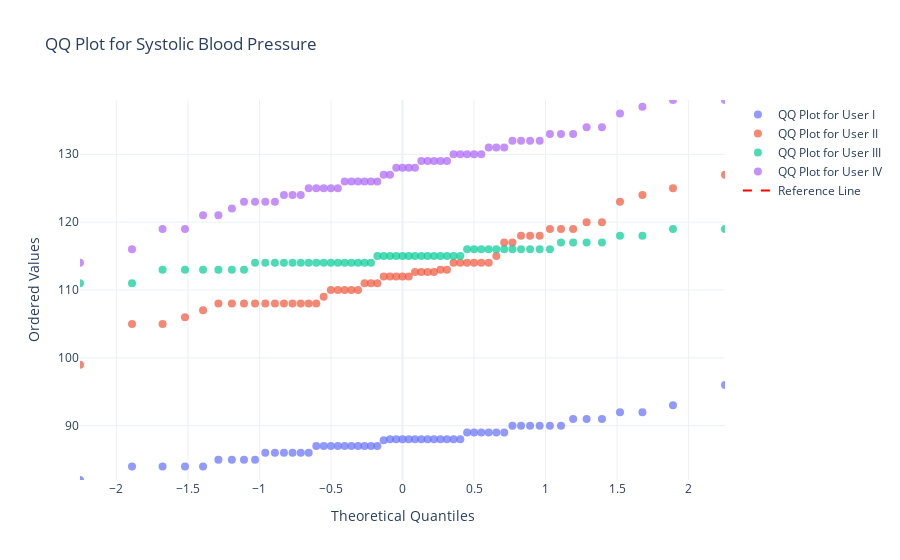
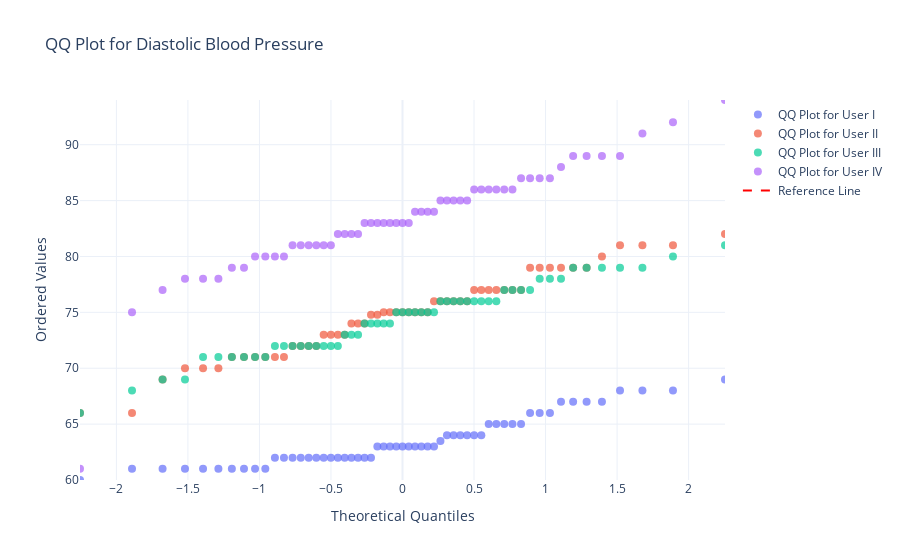

Notebook cell for these charts, in order:
### Markdown cell above
### **Interactive Scatter plot for Blood Prussure(Systolic, Diastolic)**

### Code cell
# Define column names for each metric
systolic_bp_columns = [
    'Blood-Pressure(systolic)(mmHg)-Z', 
    'Blood-Pressure(systolic)(mmHg)-R', 
    'Blood-Pressure(systolic)(mmHg)-O', 
    'Blood-Pressure(systolic)(mmHg)-J'
]

diastolic_bp_columns = [
    'Blood-Pressure(diastolic)(mmHg)-Z', 
    'Blood-Pressure(diastolic)(mmHg)-R', 
    'Blood-Pressure(diastolic)(mmHg)-O', 
    'Blood-Pressure(diastolic)(mmHg)-J'
]

roman_labels = ['User I', 'User II', 'User III', 'User IV']  # Ensuring correct mapping

def create_qq_plot(columns, title, df):
    fig = go.Figure()
    has_data = False  # Track if we add any data to the plot
    all_x_values = []  # Store all x-values for dynamic scaling
    all_y_values = []  # Store all y-values for dynamic scaling

    for col, roman in zip(columns, roman_labels):
        if col not in df.columns:
            print(f"Warning: Column {col} not found in DataFrame, skipping.")
            continue
        
        data = df[col].dropna()
 
        if data.empty:
            print(f"Warning: No valid numeric data for {roman}, skipping.")
            continue  # Skip if no valid data
        
        has_data = True
        
        # Perform Q-Q plot calculation without standardization
        osm, osr = stats.probplot(data, dist="norm")[0]  # Extract only the quantiles
        all_x_values.extend(osm)
        all_y_values.extend(osr)
        # Add scatter plot for each user
        fig.add_trace(go.Scatter(
            x=osm, 
            y=osr, 
            mode='markers', 
            name=f'QQ Plot for {roman}',
            marker=dict(size=8, opacity=0.7, symbol='circle')
        ))

    if not has_data:
        print(f"No valid data for {title}, skipping plot.")
        return  # Do not create an empty plot

    # Adjust X and Y axis dynamically based on real data
    min_x, max_x = min(all_x_values), max(all_x_values)
    min_y, max_y = min(all_y_values), max(all_y_values)

    # Add reference (y=x) line
    fig.add_trace(go.Scatter(
        x=[min_x, max_x], 
        y=[min_x, max_x], 
        mode='lines', 
        name='Reference Line',
        line=dict(color='red', dash='dash')
    ))

    fig.update_layout(
        title=title,
        xaxis_title="Theoretical Quantiles",
        yaxis_title="Ordered Values",
        xaxis=dict(range=[min_x, max_x]),
        yaxis=dict(range=[min_y, max_y]),
        template="plotly_white"
    )
    
    #print(f"Displaying {title}...")  # Debugging
    fig.show()


# Ensure only valid columns are processed
df.columns = df.columns.str.strip()
systolic_bp_columns = [col for col in systolic_bp_columns if col in df.columns]
diastolic_bp_columns = [col for col in diastolic_bp_columns if col in df.columns]

# Generate and separately display both plots
create_qq_plot(systolic_bp_columns, "QQ Plot for Systolic Blood Pressure", df)
create_qq_plot(diastolic_bp_columns, "QQ Plot for Diastolic Blood Pressure", df)

### Figure 1 — Plotly figure (JSON) as saved in the notebook; plotly's stock layout.template omitted (floating-point values rounded to 4 significant figures)
{"data": [{"marker": {"opacity": 0.7, "size": 8, "symbol": "circle"}, "mode": "markers", "name": "QQ Plot for User I", "type": "scatter", "x": [-2.254, -1.891, -1.677, -1.52, -1.394, -1.287, -1.193, -1.108, -1.031, -0.959, -0.8919, -0.8286, -0.7685, -0.7111, -0.6559, -0.6026, -0.551, -0.5008, -0.4519, -0.404, -0.357, -0.3108, -0.2653, -0.2202, -0.1757, -0.1315, -0.0875, -0.04371, 0, 0.04371, 0.0875, 0.1315, 0.1757, 0.2202, 0.2653, 0.3108, 0.357, 0.404, 0.4519, 0.5008, 0.551, 0.6026, 0.6559, 0.7111, 0.7685, 0.8286, 0.8919, 0.959, 1.031, 1.108, 1.193, 1.287, 1.394, 1.52, 1.677, 1.891, 2.254], "y": [82, 84, 84, 84, 84, 85, 85, 85, 85, 86, 86, 86, 86, 86, 86, 87, 87, 87, 87, 87, 87, 87, 87, 87, 87, 87.86, 88, 88, 88, 88, 88, 88, 88, 88, 88, 88, 88, 88, 89, 89, 89, 89, 89, 89, 90, 90, 90, 90, 90, 90, 91, 91, 91, 92, 92, 93, 96]}, {"marker": {"opacity": 0.7, "size": 8, "symbol": "circle"}, "mode": "markers", "name": "QQ Plot for User II", "type": "scatter", "x": [-2.254, -1.891, -1.677, -1.52, -1.394, -1.287, -1.193, -1.108, -1.031, -0.959, -0.8919, -0.8286, -0.7685, -0.7111, -0.6559, -0.6026, -0.551, -0.5008, -0.4519, -0.404, -0.357, -0.3108, -0.2653, -0.2202, -0.1757, -0.1315, -0.0875, -0.04371, 0, 0.04371, 0.0875, 0.1315, 0.1757, 0.2202, 0.2653, 0.3108, 0.357, 0.404, 0.4519, 0.5008, 0.551, 0.6026, 0.6559, 0.7111, 0.7685, 0.8286, 0.8919, 0.959, 1.031, 1.108, 1.193, 1.287, 1.394, 1.52, 1.677, 1.891, 2.254], "y": [99, 105, 105, 106, 107, 108, 108, 108, 108, 108, 108, 108, 108, 108, 108, 108, 109, 110, 110, 110, 110, 110, 111, 111, 111, 112, 112, 112, 112, 112, 112.7, 112.7, 112.7, 112.7, 113, 113, 114, 114, 114, 114, 114, 114, 115, 117, 117, 118, 118, 118, 119, 119, 119, 120, 120, 123, 124, 125, 127]}, {"marker": {"opacity": 0.7, "size": 8, "symbol": "circle"}, "mode": "markers", "name": "QQ Plot for User III", "type": "scatter", "x": [-2.254, -1.891, -1.677, -1.52, -1.394, -1.287, -1.193, -1.108, -1.031, -0.959, -0.8919, -0.8286, -0.7685, -0.7111, -0.6559, -0.6026, -0.551, -0.5008, -0.4519, -0.404, -0.357, -0.3108, -0.2653, -0.2202, -0.1757, -0.1315, -0.0875, -0.04371, 0, 0.04371, 0.0875, 0.1315, 0.1757, 0.2202, 0.2653, 0.3108, 0.357, 0.404, 0.4519, 0.5008, 0.551, 0.6026, 0.6559, 0.7111, 0.7685, 0.8286, 0.8919, 0.959, 1.031, 1.108, 1.193, 1.287, 1.394, 1.52, 1.677, 1.891, 2.254], "y": [111, 111, 113, 113, 113, 113, 113, 113, 114, 114, 114, 114, 114, 114, 114, 114, 114, 114, 114, 114, 114, 114, 114, 114, 115, 115, 115, 115, 115, 115, 115, 115, 115, 115, 115, 115, 115, 115, 116, 116, 116, 116, 116, 116, 116, 116, 116, 116, 116, 117, 117, 117, 117, 118, 118, 119, 119]}, {"marker": {"opacity": 0.7, "size": 8, "symbol": "circle"}, "mode": "markers", "name": "QQ Plot for User IV", "type": "scatter", "x": [-2.254, -1.891, -1.677, -1.52, -1.394, -1.287, -1.193, -1.108, -1.031, -0.959, -0.8919, -0.8286, -0.7685, -0.7111, -0.6559, -0.6026, -0.551, -0.5008, -0.4519, -0.404, -0.357, -0.3108, -0.2653, -0.2202, -0.1757, -0.1315, -0.0875, -0.04371, 0, 0.04371, 0.0875, 0.1315, 0.1757, 0.2202, 0.2653, 0.3108, 0.357, 0.404, 0.4519, 0.5008, 0.551, 0.6026, 0.6559, 0.7111, 0.7685, 0.8286, 0.8919, 0.959, 1.031, 1.108, 1.193, 1.287, 1.394, 1.52, 1.677, 1.891, 2.254], "y": [114, 116, 119, 119, 121, 121, 122, 123, 123, 123, 123, 124, 124, 124, 125, 125, 125, 125, 125, 126, 126, 126, 126, 126, 126, 127, 127, 128, 128, 128, 128, 129, 129, 129, 129, 129, 130, 130, 130, 130, 130, 131, 131, 131, 132, 132, 132, 132, 133, 133, 133, 134, 134, 136, 137, 138, 138]}, {"line": {"color": "red", "dash": "dash"}, "mode": "lines", "name": "Reference Line", "type": "scatter", "x": [-2.254, 2.254], "y": [-2.254, 2.254]}], "layout": {"title": {"text": "QQ Plot for Systolic Blood Pressure"}, "xaxis": {"range": [-2.254, 2.254], "title": {"text": "Theoretical Quantiles"}}, "yaxis": {"range": [82, 138], "title": {"text": "Ordered Values"}}}}

### Figure 2 — Plotly figure (JSON) as saved in the notebook; plotly's stock layout.template omitted (floating-point values rounded to 4 significant figures)
{"data": [{"marker": {"opacity": 0.7, "size": 8, "symbol": "circle"}, "mode": "markers", "name": "QQ Plot for User I", "type": "scatter", "x": [-2.254, -1.891, -1.677, -1.52, -1.394, -1.287, -1.193, -1.108, -1.031, -0.959, -0.8919, -0.8286, -0.7685, -0.7111, -0.6559, -0.6026, -0.551, -0.5008, -0.4519, -0.404, -0.357, -0.3108, -0.2653, -0.2202, -0.1757, -0.1315, -0.0875, -0.04371, 0, 0.04371, 0.0875, 0.1315, 0.1757, 0.2202, 0.2653, 0.3108, 0.357, 0.404, 0.4519, 0.5008, 0.551, 0.6026, 0.6559, 0.7111, 0.7685, 0.8286, 0.8919, 0.959, 1.031, 1.108, 1.193, 1.287, 1.394, 1.52, 1.677, 1.891, 2.254], "y": [60, 61, 61, 61, 61, 61, 61, 61, 61, 61, 62, 62, 62, 62, 62, 62, 62, 62, 62, 62, 62, 62, 62, 62, 63, 63, 63, 63, 63, 63, 63, 63, 63, 63, 63.48, 64, 64, 64, 64, 64, 64, 65, 65, 65, 65, 65, 66, 66, 66, 67, 67, 67, 67, 68, 68, 68, 69]}, {"marker": {"opacity": 0.7, "size": 8, "symbol": "circle"}, "mode": "markers", "name": "QQ Plot for User II", "type": "scatter", "x": [-2.254, -1.891, -1.677, -1.52, -1.394, -1.287, -1.193, -1.108, -1.031, -0.959, -0.8919, -0.8286, -0.7685, -0.7111, -0.6559, -0.6026, -0.551, -0.5008, -0.4519, -0.404, -0.357, -0.3108, -0.2653, -0.2202, -0.1757, -0.1315, -0.0875, -0.04371, 0, 0.04371, 0.0875, 0.1315, 0.1757, 0.2202, 0.2653, 0.3108, 0.357, 0.404, 0.4519, 0.5008, 0.551, 0.6026, 0.6559, 0.7111, 0.7685, 0.8286, 0.8919, 0.959, 1.031, 1.108, 1.193, 1.287, 1.394, 1.52, 1.677, 1.891, 2.254], "y": [66, 66, 69, 70, 70, 70, 71, 71, 71, 71, 71, 71, 72, 72, 72, 72, 73, 73, 73, 73, 74, 74, 74, 74.78, 74.78, 75, 75, 75, 75, 75, 75, 75, 75, 76, 76, 76, 76, 76, 76, 77, 77, 77, 77, 77, 77, 77, 79, 79, 79, 79, 79, 79, 80, 81, 81, 81, 82]}, {"marker": {"opacity": 0.7, "size": 8, "symbol": "circle"}, "mode": "markers", "name": "QQ Plot for User III", "type": "scatter", "x": [-2.254, -1.891, -1.677, -1.52, -1.394, -1.287, -1.193, -1.108, -1.031, -0.959, -0.8919, -0.8286, -0.7685, -0.7111, -0.6559, -0.6026, -0.551, -0.5008, -0.4519, -0.404, -0.357, -0.3108, -0.2653, -0.2202, -0.1757, -0.1315, -0.0875, -0.04371, 0, 0.04371, 0.0875, 0.1315, 0.1757, 0.2202, 0.2653, 0.3108, 0.357, 0.404, 0.4519, 0.5008, 0.551, 0.6026, 0.6559, 0.7111, 0.7685, 0.8286, 0.8919, 0.959, 1.031, 1.108, 1.193, 1.287, 1.394, 1.52, 1.677, 1.891, 2.254], "y": [66, 68, 69, 69, 71, 71, 71, 71, 71, 71, 72, 72, 72, 72, 72, 72, 72, 72, 72, 73, 73, 73, 74, 74, 74, 74, 74, 75, 75, 75, 75, 75, 75, 75, 76, 76, 76, 76, 76, 76, 76, 76, 76, 77, 77, 77, 77, 78, 78, 78, 79, 79, 79, 79, 79, 80, 81]}, {"marker": {"opacity": 0.7, "size": 8, "symbol": "circle"}, "mode": "markers", "name": "QQ Plot for User IV", "type": "scatter", "x": [-2.254, -1.891, -1.677, -1.52, -1.394, -1.287, -1.193, -1.108, -1.031, -0.959, -0.8919, -0.8286, -0.7685, -0.7111, -0.6559, -0.6026, -0.551, -0.5008, -0.4519, -0.404, -0.357, -0.3108, -0.2653, -0.2202, -0.1757, -0.1315, -0.0875, -0.04371, 0, 0.04371, 0.0875, 0.1315, 0.1757, 0.2202, 0.2653, 0.3108, 0.357, 0.404, 0.4519, 0.5008, 0.551, 0.6026, 0.6559, 0.7111, 0.7685, 0.8286, 0.8919, 0.959, 1.031, 1.108, 1.193, 1.287, 1.394, 1.52, 1.677, 1.891, 2.254], "y": [61, 75, 77, 78, 78, 78, 79, 79, 80, 80, 80, 80, 81, 81, 81, 81, 81, 81, 82, 82, 82, 82, 83, 83, 83, 83, 83, 83, 83, 83, 84, 84, 84, 84, 85, 85, 85, 85, 85, 86, 86, 86, 86, 86, 86, 87, 87, 87, 87, 88, 89, 89, 89, 89, 91, 92, 94]}, {"line": {"color": "red", "dash": "dash"}, "mode": "lines", "name": "Reference Line", "type": "scatter", "x": [-2.254, 2.254], "y": [-2.254, 2.254]}], "layout": {"title": {"text": "QQ Plot for Diastolic Blood Pressure"}, "xaxis": {"range": [-2.254, 2.254], "title": {"text": "Theoretical Quantiles"}}, "yaxis": {"range": [60, 94], "title": {"text": "Ordered Values"}}}}
